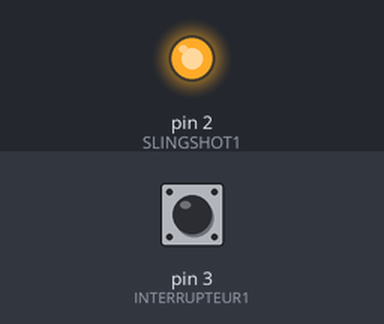
The sketch below on a simulated Arduino Uno, built with avr-gcc and run on an emulated ATmega328P. Shown: output pins drawn as LEDs (lit = HIGH). Inputs (shaded band) come from the test bench; at power-on: pin 3 (INTERRUPTEUR1) HIGH. What the sketch prints to the serial monitor is not drawn.

Above: at 1.2 s.
1.3 s: pin 3 (INTERRUPTEUR1) pulled LOW for 0.15 s
Timing chart, 0 to 4.3 s (numbered marks = the images above; inputs shaded):
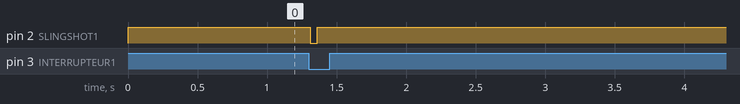

Measured:
- after the input at 1.3 s, pin 2 (SLINGSHOT1): HIGH → LOW at once, → HIGH 0.05 s later

The sketch:

slingshot.ino
```cpp
// Programme de test d'un slingshot : envoie une tension pendant un très court instant au solénoid lorsque le bouton est appuyé.
// à la difference du flipper, le solenoid du slingshot se rétracte immédiatement et ne reste pas activé si le l'interrupteur reste fermé.

const int SLINGSHOT1 = 2;
const int INTERRUPTEUR1 = 3;
int valeurInterrupteur = 1;
int ancienneValeurInterrupteur = 1;

void setup() {
  pinMode(SLINGSHOT1, OUTPUT); // le solénoide sur slingshot est configuré en sortie
  pinMode(INTERRUPTEUR1, INPUT_PULLUP); // l'interrupteur est configuré en entrée avec une résistance interne
  Serial.begin(9600);
  digitalWrite(SLINGSHOT1, HIGH);
}

void loop() {
  valeurInterrupteur = digitalRead(INTERRUPTEUR1); // On lit la valeur de l'interrupteur
  Serial.println(valeurInterrupteur);
  Serial.println(ancienneValeurInterrupteur);
  if (valeurInterrupteur==LOW && ancienneValeurInterrupteur==HIGH){ //si le bouton est enfoncé et qu'il n'était pas déjà enfoncé à l'instant d'avant
    digitalWrite(SLINGSHOT1, LOW); //on active le solenoide
    delay(50);
    digitalWrite(SLINGSHOT1, HIGH); // puis le solenoide se rétracte presque immédiatement
  }
  ancienneValeurInterrupteur=valeurInterrupteur; //on mémorise la valeur de l'interrupteur actuelle dans une variable pour pouvoir la comparer avec les suivantes et détecter un changement de valeur
}
```
